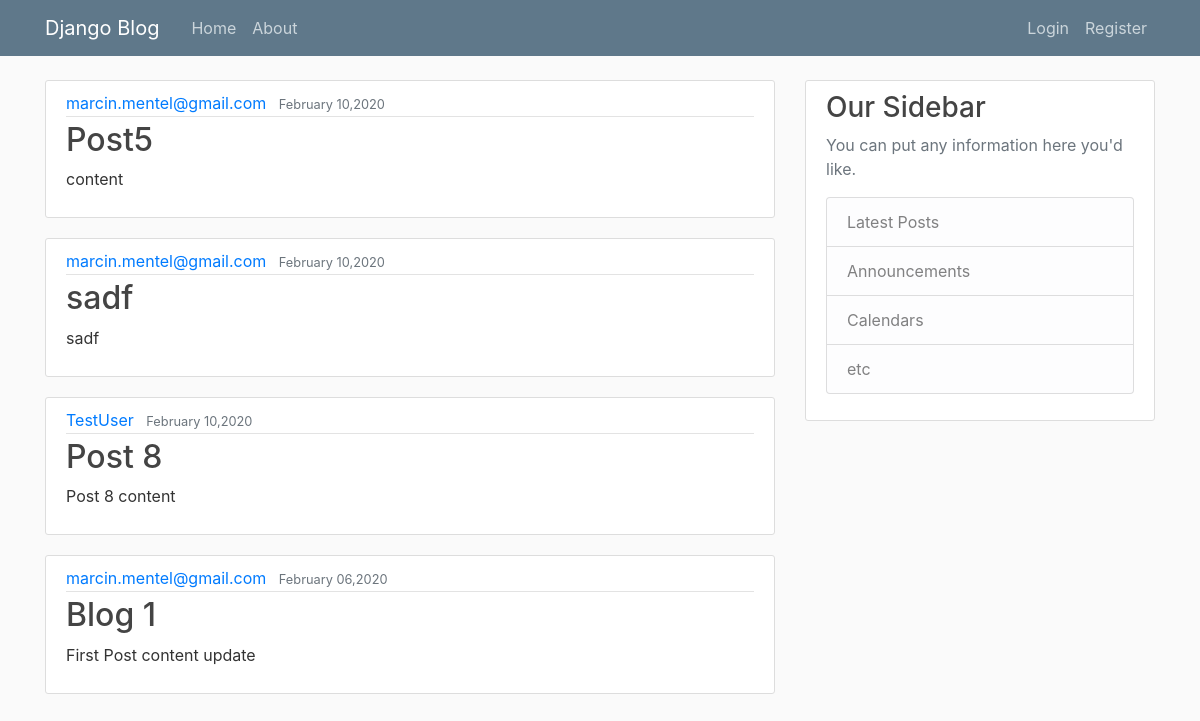
The page / on the database its author committed.
### blog/models.py (models this page shows, shortened)
class Post(models.Model):
    title = models.CharField(max_length=100)
    content = models.TextField()
    date_posted = models.DateTimeField(default=timezone.now)
    author = models.ForeignKey(User, on_delete=models.CASCADE)

### blog/views.py (the view)
# urls.py: path('', PostListView.as_view(), name='blog-home'),
class PostListView(ListView):
    model = Post
    template_name = 'blog/home.html'
    context_object_name = 'posts'
    ordering = ['-date_posted'] # sortowanie postów względem dat

### blog/templates/blog/home.html
{% extends "blog/base.html"%}
{% block content %}
    {% for post in posts %}
        <article class="media content-section">
            <div class="media-body">
                <div class="article-metadata">
                    <a class="mr-2" href="#">{{ post.author }}</a>
                    <small class="text-muted">{{ post.date_posted|date:"F d,Y" }}</small>
                </div>
                <h2><a class="article-title" href="{% url 'post-detail' post.id %}">{{ post.title }}</a></h2>
                <p class="article-content">{{ post.content }}</p>
            </div>
        </article>
    {% endfor %}
{% endblock content %}

### blog/static/blog/main.css (style rules this page uses)
body { background: #fafafa; color: #333333; margin-top: 5rem; }
h1, h2, h3, h4, h5, h6 { color: #444444; }
.content-section { background: #ffffff; padding: 10px 20px; border: 1px solid #dddddd; border-radius: 3px; margin-bottom: 20px; }
.article-title { color: #444444; }
.article-content { white-space: pre-line; }
.article-metadata { padding-bottom: 1px; margin-bottom: 4px; border-bottom: 1px solid #e3e3e3 }

### rows shown on the page
Post: author "marcin.mentel@gmail.com", date_posted "February 10,2020", title "Post5", content "content"
Post: author "marcin.mentel@gmail.com", date_posted "February 10,2020", title "sadf", content "sadf"
Post: author "TestUser", date_posted "February 10,2020", title "Post 8", content "Post 8 content"
Post: author "marcin.mentel@gmail.com", date_posted "February 06,2020", title "Blog 1", content "First Post content update"
